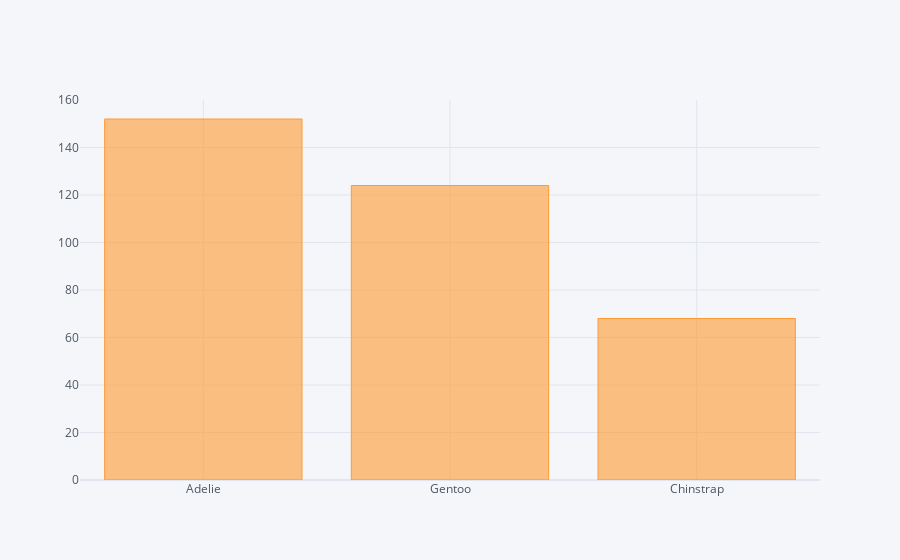

Notebook cell for this chart:
### Markdown cell above
Unlike, Iris dataset which has equal number of all the species of flowers(50 each), the penguins dataset has different number of samples for each species.

### Code cell
df['species'].value_counts().iplot(kind='bar')

### Figure 1 — Plotly figure (JSON) as saved in the notebook; plotly's stock layout.template omitted (floating-point values rounded to 4 significant figures)
{"data": [{"marker": {"color": "rgba(255, 153, 51, 0.6)", "line": {"color": "rgba(255, 153, 51, 1.0)", "width": 1}}, "name": "count", "orientation": "v", "text": "", "type": "bar", "x": ["Adelie", "Gentoo", "Chinstrap"], "y": [152, 124, 68]}], "layout": {"legend": {"bgcolor": "#F5F6F9", "font": {"color": "#4D5663"}}, "paper_bgcolor": "#F5F6F9", "plot_bgcolor": "#F5F6F9", "title": {"font": {"color": "#4D5663"}}, "xaxis": {"gridcolor": "#E1E5ED", "showgrid": true, "tickfont": {"color": "#4D5663"}, "title": {"font": {"color": "#4D5663"}, "text": ""}, "zerolinecolor": "#E1E5ED"}, "yaxis": {"gridcolor": "#E1E5ED", "showgrid": true, "tickfont": {"color": "#4D5663"}, "title": {"font": {"color": "#4D5663"}, "text": ""}, "zerolinecolor": "#E1E5ED"}}}
